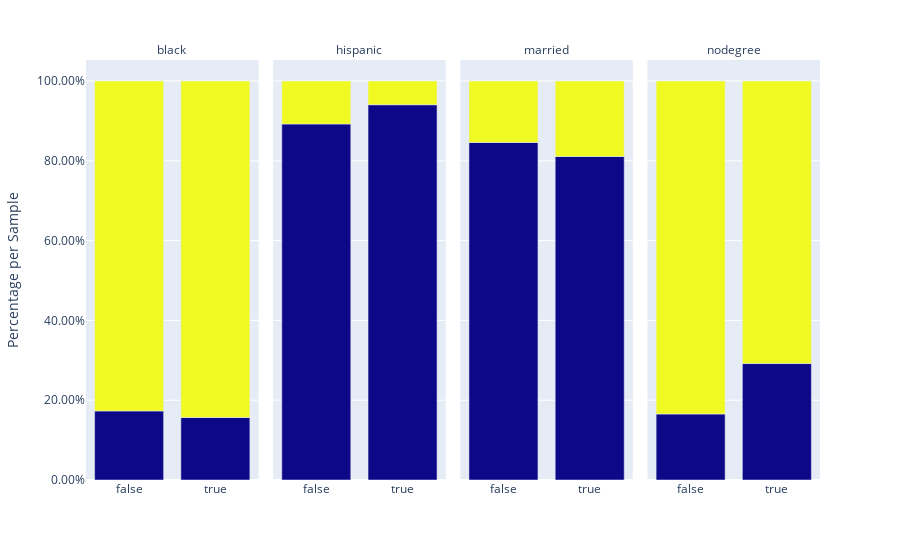

The notebook cell saved with this chart:
### Markdown cell above
### Experiment Data

### Code cell
(
    rct_data
    .pipe(pu.group_share_per_category_looper, treatment_assign, category_col_list=lalonde_categorical_variables)
    .pipe(
        pu.prop_stacked_chart, treatment_assign, 'value_share_on_group',
        'category_value', 'category_name'
    )
)

### Figure 1 — Plotly figure (JSON) as saved in the notebook; plotly's stock layout.template omitted (floating-point values rounded to 4 significant figures)
{"data": [{"alignmentgroup": "True", "hovertemplate": "category_name=black<br>treat=%{x}<br>value_share_on_group=%{y}<br>category_value=%{marker.color}<extra></extra>", "legendgroup": "", "marker": {"color": [0, 1, 0, 1], "coloraxis": "coloraxis"}, "name": "", "offsetgroup": "", "orientation": "v", "showlegend": false, "textposition": "auto", "type": "bar", "x": [false, false, true, true], "xaxis": "x", "y": [0.1731, 0.8269, 0.1568, 0.8432], "yaxis": "y"}, {"alignmentgroup": "True", "hovertemplate": "category_name=hispanic<br>treat=%{x}<br>value_share_on_group=%{y}<br>category_value=%{marker.color}<extra></extra>", "legendgroup": "", "marker": {"color": [0, 1, 0, 1], "coloraxis": "coloraxis"}, "name": "", "offsetgroup": "", "orientation": "v", "showlegend": false, "textposition": "auto", "type": "bar", "x": [false, false, true, true], "xaxis": "x2", "y": [0.8923, 0.1077, 0.9405, 0.05946], "yaxis": "y2"}, {"alignmentgroup": "True", "hovertemplate": "category_name=married<br>treat=%{x}<br>value_share_on_group=%{y}<br>category_value=%{marker.color}<extra></extra>", "legendgroup": "", "marker": {"color": [0, 1, 0, 1], "coloraxis": "coloraxis"}, "name": "", "offsetgroup": "", "orientation": "v", "showlegend": false, "textposition": "auto", "type": "bar", "x": [false, false, true, true], "xaxis": "x3", "y": [0.8462, 0.1538, 0.8108, 0.1892], "yaxis": "y3"}, {"alignmentgroup": "True", "hovertemplate": "category_name=nodegree<br>treat=%{x}<br>value_share_on_group=%{y}<br>category_value=%{marker.color}<extra></extra>", "legendgroup": "", "marker": {"color": [0, 1, 0, 1], "coloraxis": "coloraxis"}, "name": "", "offsetgroup": "", "orientation": "v", "showlegend": false, "textposition": "auto", "type": "bar", "x": [false, false, true, true], "xaxis": "x4", "y": [0.1654, 0.8346, 0.2919, 0.7081], "yaxis": "y4"}], "layout": {"annotations": [{"font": {}, "showarrow": false, "text": "black", "x": 0.1175, "xanchor": "center", "xref": "paper", "y": 1, "yanchor": "bottom", "yref": "paper"}, {"font": {}, "showarrow": false, "text": "hispanic", "x": 0.3725, "xanchor": "center", "xref": "paper", "y": 1, "yanchor": "bottom", "yref": "paper"}, {"font": {}, "showarrow": false, "text": "married", "x": 0.6275, "xanchor": "center", "xref": "paper", "y": 1, "yanchor": "bottom", "yref": "paper"}, {"font": {}, "showarrow": false, "text": "nodegree", "x": 0.8825, "xanchor": "center", "xref": "paper", "y": 1, "yanchor": "bottom", "yref": "paper"}], "barmode": "relative", "coloraxis": {"colorbar": {"title": {"text": "category_value"}}, "colorscale": [[0, "#0d0887"], [0.1111, "#46039f"], [0.2222, "#7201a8"], [0.3333, "#9c179e"], [0.4444, "#bd3786"], [0.5556, "#d8576b"], [0.6667, "#ed7953"], [0.7778, "#fb9f3a"], [0.8889, "#fdca26"], [1, "#f0f921"]], "showscale": false}, "legend": {"tracegroupgap": 0}, "margin": {"t": 60}, "xaxis": {"anchor": "y", "domain": [0, 0.235], "title": {"text": ""}}, "xaxis2": {"anchor": "y2", "domain": [0.255, 0.49], "matches": "x", "title": {"text": ""}}, "xaxis3": {"anchor": "y3", "domain": [0.51, 0.745], "matches": "x", "title": {"text": ""}}, "xaxis4": {"anchor": "y4", "domain": [0.765, 1.0], "matches": "x", "title": {"text": ""}}, "yaxis": {"anchor": "x", "domain": [0, 1], "tickformat": ".2%", "title": {"text": "Percentage per Sample"}}, "yaxis2": {"anchor": "x2", "domain": [0, 1], "matches": "y", "showticklabels": false}, "yaxis3": {"anchor": "x3", "domain": [0, 1], "matches": "y", "showticklabels": false}, "yaxis4": {"anchor": "x4", "domain": [0, 1], "matches": "y", "showticklabels": false}}}
